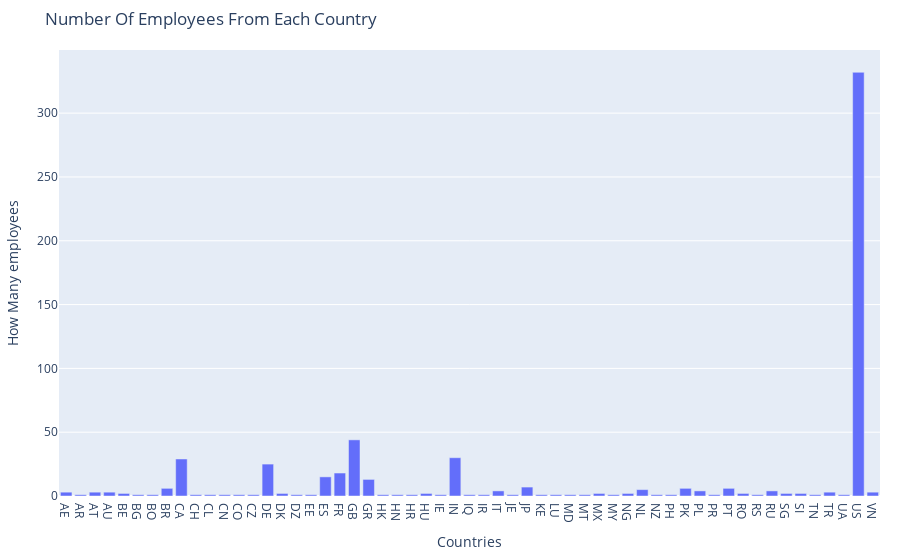

Notebook code for this chart:
### Markdown cell above
We can see that there are some employees who works outside their's home countries.

### Code cell
employees_by_countries = raw_data.groupby('employee_residence')
employees_by_countries_dict = {}
for key, values in employees_by_countries:
    val = values['serial_number'].count()
    employees_by_countries_dict[key] = val

countries = list(employees_by_countries_dict.keys())
number_of_employees = list(employees_by_countries_dict.values())
number_of_employees_dict = {'Countries':countries, 'How Many employees':number_of_employees}
employees_by_countries_df = pd.DataFrame.from_dict(number_of_employees_dict,orient='columns')

fig = px.bar(employees_by_countries_df, x='Countries', y='How Many employees',title="Number Of Employees From Each Country")

fig.update_layout(
    margin=dict(l=20, r=20, t=50, b=20))

fig.show()

# NOTE! plotly plots for some reason cannot be shown in GitHub

### Figure 1 — Plotly figure (JSON) as saved in the notebook; plotly's stock layout.template omitted (floating-point values rounded to 4 significant figures)
{"data": [{"alignmentgroup": "True", "hovertemplate": "Countries=%{x}<br>How Many employees=%{y}<extra></extra>", "legendgroup": "", "marker": {"color": "#636efa", "pattern": {"shape": ""}}, "name": "", "offsetgroup": "", "orientation": "v", "showlegend": false, "textposition": "auto", "type": "bar", "x": ["AE", "AR", "AT", "AU", "BE", "BG", "BO", "BR", "CA", "CH", "CL", "CN", "CO", "CZ", "DE", "DK", "DZ", "EE", "ES", "FR", "GB", "GR", "HK", "HN", "HR", "HU", "IE", "IN", "IQ", "IR", "IT", "JE", "JP", "KE", "LU", "MD", "MT", "MX", "MY", "NG", "NL", "NZ", "PH", "PK", "PL", "PR", "PT", "RO", "RS", "RU", "SG", "SI", "TN", "TR", "UA", "US", "VN"], "xaxis": "x", "y": [3, 1, 3, 3, 2, 1, 1, 6, 29, 1, 1, 1, 1, 1, 25, 2, 1, 1, 15, 18, 44, 13, 1, 1, 1, 2, 1, 30, 1, 1, 4, 1, 7, 1, 1, 1, 1, 2, 1, 2, 5, 1, 1, 6, 4, 1, 6, 2, 1, 4, 2, 2, 1, 3, 1, 332, 3], "yaxis": "y"}], "layout": {"barmode": "relative", "legend": {"tracegroupgap": 0}, "margin": {"b": 20, "l": 20, "r": 20, "t": 50}, "title": {"text": "Number Of Employees From Each Country"}, "xaxis": {"anchor": "y", "domain": [0, 1], "title": {"text": "Countries"}}, "yaxis": {"anchor": "x", "domain": [0, 1], "title": {"text": "How Many employees"}}}}
